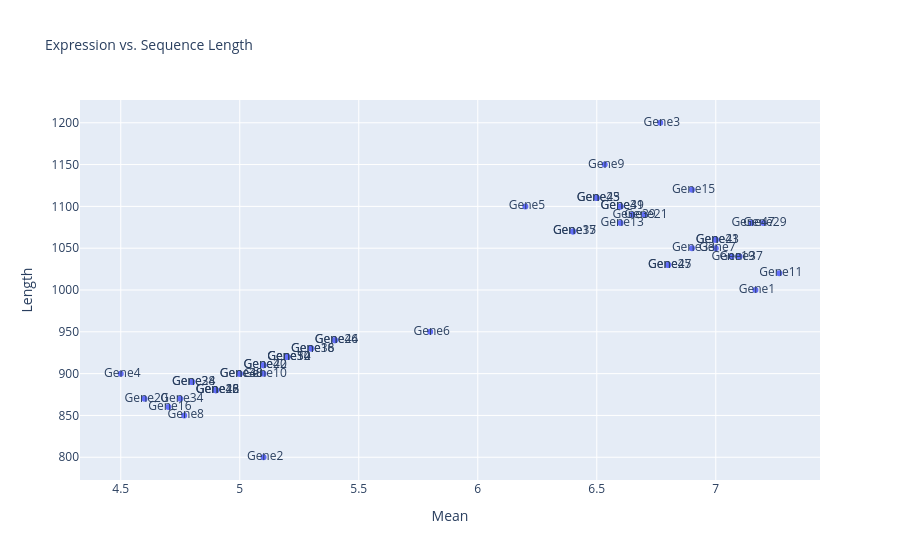
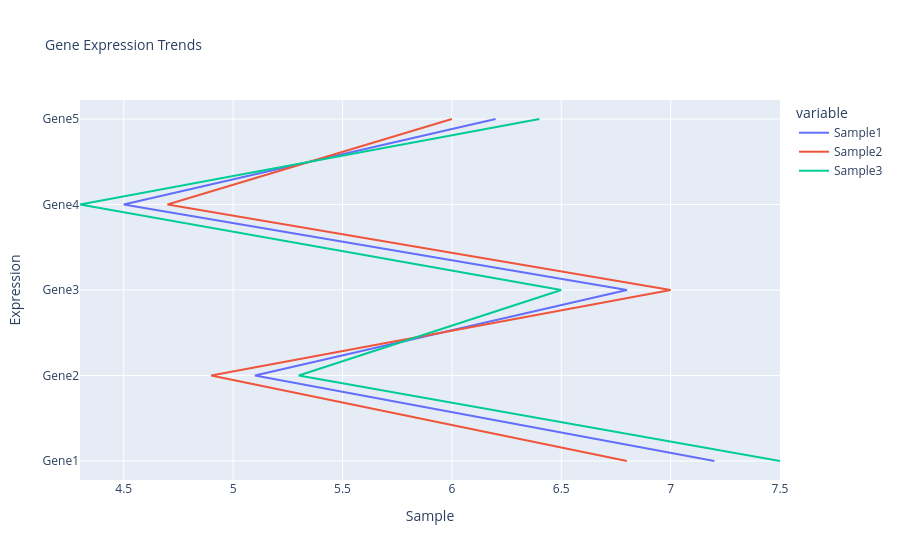

The cell these charts' notebook holds for them, in order:
### Code cell
import plotly.express as px
import pandas as pd

def plot_scatter(df, output_file):
    # Plot interactive scatter of expression vs. length
    df['Mean'] = df[['Sample1', 'Sample2', 'Sample3']].mean(axis=1)
    fig = px.scatter(df, x="Mean", y="Length", text="Gene", title="Expression vs. Sequence Length")
    fig.update_layout(font=dict(size=12), title_font_size=14)
    fig.show()
    # fig.write_html(output_file)

def plot_trends(df, output_file):
    # Plot interactive line plot of expression trends for first 5 genes.
    subset = df.head(5)
    fig = px.line(subset, x=['Sample1', 'Sample2', 'Sample3'], y=subset['Gene'].values, title="Gene Expression Trends")
    fig.update_layout(xaxis_title="Sample", yaxis_title="Expression", font=dict(size=12), title_font_size=14)
    fig.show()
    # fig.write_html(output_file)

# Usage
df = pd.read_csv("data.csv")
plot_scatter(df, "scatter.html")
plot_trends(df, "trends.html")

### Figure 1 — Plotly figure (JSON) as saved in the notebook; plotly's stock layout.template omitted (floating-point values rounded to 4 significant figures)
{"data": [{"hovertemplate": "Mean=%{x}<br>Length=%{y}<br>Gene=%{text}<extra></extra>", "legendgroup": "", "marker": {"color": "#636efa", "symbol": "circle"}, "mode": "markers+text", "name": "", "orientation": "v", "showlegend": false, "text": [" Gene1", " Gene2", " Gene3", " Gene4", " Gene5", " Gene6", " Gene7", " Gene8", " Gene9", " Gene10", " Gene11", " Gene12", " Gene13", " Gene14", " Gene15", " Gene16", " Gene17", " Gene18", " Gene19", " Gene20", " Gene21", " Gene22", " Gene23", " Gene24", " Gene25", " Gene26", " Gene27", " Gene28", " Gene29", " Gene30", " Gene31", " Gene32", " Gene33", " Gene34", " Gene35", " Gene36", " Gene37", " Gene38", " Gene39", " Gene40", " Gene41", " Gene42", " Gene43", " Gene44", " Gene45", " Gene46", " Gene47", " Gene48", " Gene49", " Gene50"], "type": "scatter", "x": [7.167, 5.1, 6.767, 4.5, 6.2, 5.8, 7.0, 4.767, 6.533, 5.1, 7.267, 4.9, 6.6, 5.2, 6.9, 4.7, 6.4, 5.3, 7.067, 4.6, 6.7, 5.1, 7.0, 4.8, 6.5, 5.4, 6.8, 4.9, 7.2, 5.0, 6.6, 5.2, 6.9, 4.75, 6.4, 5.3, 7.1, 4.8, 6.65, 5.1, 7.0, 4.9, 6.5, 5.4, 6.8, 4.9, 7.15, 5.0, 6.6, 5.2], "xaxis": "x", "y": [1000.0, 800.0, 1200.0, 900.0, 1100.0, 950.0, 1050.0, 850.0, 1150.0, 900.0, 1020.0, 880.0, 1080.0, 920.0, 1120.0, 860.0, 1070.0, 930.0, 1040.0, 870.0, 1090.0, 910.0, 1060.0, 890.0, 1110.0, 940.0, 1030.0, 880.0, 1080.0, 900.0, 1100.0, 920.0, 1050.0, 870.0, 1070.0, 930.0, 1040.0, 890.0, 1090.0, 910.0, 1060.0, NaN, 1110.0, 940.0, 1030.0, 880.0, 1080.0, 900.0, 1100.0, 920.0], "yaxis": "y"}], "layout": {"font": {"size": 12}, "legend": {"tracegroupgap": 0}, "title": {"font": {"size": 14}, "text": "Expression vs. Sequence Length"}, "xaxis": {"anchor": "y", "domain": [0, 1], "title": {"text": "Mean"}}, "yaxis": {"anchor": "x", "domain": [0, 1], "title": {"text": "Length"}}}}

### Figure 2 — Plotly figure (JSON) as saved in the notebook; plotly's stock layout.template omitted (floating-point values rounded to 4 significant figures)
{"data": [{"hovertemplate": "variable=Sample1<br>value=%{x}<br>y=%{y}<extra></extra>", "legendgroup": "Sample1", "line": {"color": "#636efa", "dash": "solid"}, "marker": {"symbol": "circle"}, "mode": "lines", "name": "Sample1", "orientation": "h", "showlegend": true, "type": "scatter", "x": [7.2, 5.1, 6.8, 4.5, 6.2], "xaxis": "x", "y": [" Gene1", " Gene2", " Gene3", " Gene4", " Gene5"], "yaxis": "y"}, {"hovertemplate": "variable=Sample2<br>value=%{x}<br>y=%{y}<extra></extra>", "legendgroup": "Sample2", "line": {"color": "#EF553B", "dash": "solid"}, "marker": {"symbol": "circle"}, "mode": "lines", "name": "Sample2", "orientation": "h", "showlegend": true, "type": "scatter", "x": [6.8, 4.9, 7.0, 4.7, 6.0], "xaxis": "x", "y": [" Gene1", " Gene2", " Gene3", " Gene4", " Gene5"], "yaxis": "y"}, {"hovertemplate": "variable=Sample3<br>value=%{x}<br>y=%{y}<extra></extra>", "legendgroup": "Sample3", "line": {"color": "#00cc96", "dash": "solid"}, "marker": {"symbol": "circle"}, "mode": "lines", "name": "Sample3", "orientation": "h", "showlegend": true, "type": "scatter", "x": [7.5, 5.3, 6.5, 4.3, 6.4], "xaxis": "x", "y": [" Gene1", " Gene2", " Gene3", " Gene4", " Gene5"], "yaxis": "y"}], "layout": {"font": {"size": 12}, "legend": {"title": {"text": "variable"}, "tracegroupgap": 0}, "title": {"font": {"size": 14}, "text": "Gene Expression Trends"}, "xaxis": {"anchor": "y", "domain": [0, 1], "title": {"text": "Sample"}}, "yaxis": {"anchor": "x", "domain": [0, 1], "title": {"text": "Expression"}}}}
